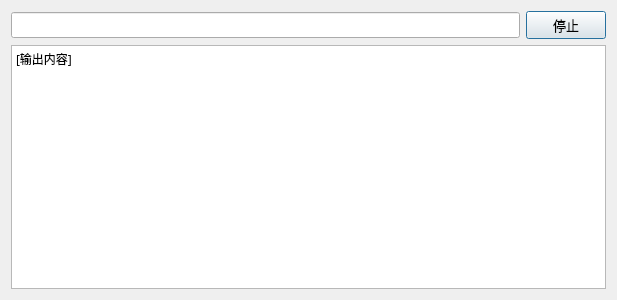
<?xml version="1.0" encoding="UTF-8"?>
<ui version="4.0">
 <class>Dialog_output</class>
 <widget class="QDialog" name="Dialog_output">
  <property name="geometry">
   <rect>
    <x>0</x>
    <y>0</y>
    <width>617</width>
    <height>300</height>
   </rect>
  </property>
  <property name="minimumSize">
   <size>
    <width>617</width>
    <height>300</height>
   </size>
  </property>
  <property name="maximumSize">
   <size>
    <width>617</width>
    <height>300</height>
   </size>
  </property>
  <property name="windowTitle">
   <string>Dialog</string>
  </property>
  <layout class="QHBoxLayout" name="horizontalLayout_2">
   <item>
    <layout class="QVBoxLayout" name="verticalLayout">
     <item>
      <layout class="QHBoxLayout" name="horizontalLayout">
       <item>
        <widget class="QLineEdit" name="lineEdit_cmd">
         <property name="font">
          <font>
           <family>宋体</family>
           <pointsize>10</pointsize>
          </font>
         </property>
         <property name="text">
          <string/>
         </property>
         <property name="dragEnabled">
          <bool>true</bool>
         </property>
         <property name="readOnly">
          <bool>true</bool>
         </property>
        </widget>
       </item>
       <item>
        <widget class="QPushButton" name="pushButton_stop">
         <property name="font">
          <font>
           <family>宋体</family>
           <pointsize>10</pointsize>
          </font>
         </property>
         <property name="text">
          <string>停止</string>
         </property>
        </widget>
       </item>
      </layout>
     </item>
     <item>
      <widget class="QTextEdit" name="textEdit_output">
       <property name="font">
        <font>
         <family>宋体</family>
         <pointsize>10</pointsize>
        </font>
       </property>
       <property name="readOnly">
        <bool>true</bool>
       </property>
       <property name="html">
        <string>&lt;!DOCTYPE HTML PUBLIC &quot;-//W3C//DTD HTML 4.0//EN&quot; &quot;http://www.w3.org/TR/REC-html40/strict.dtd&quot;&gt;
&lt;html&gt;&lt;head&gt;&lt;meta name=&quot;qrichtext&quot; content=&quot;1&quot; /&gt;&lt;meta charset=&quot;utf-8&quot; /&gt;&lt;style type=&quot;text/css&quot;&gt;
p, li { white-space: pre-wrap; }
hr { height: 1px; border-width: 0; }
li.unchecked::marker { content: &quot;\2610&quot;; }
li.checked::marker { content: &quot;\2612&quot;; }
&lt;/style&gt;&lt;/head&gt;&lt;body style=&quot; font-family:'宋体'; font-size:10pt; font-weight:400; font-style:normal;&quot;&gt;
&lt;p style=&quot; margin-top:0px; margin-bottom:0px; margin-left:0px; margin-right:0px; -qt-block-indent:0; text-indent:0px;&quot;&gt;&lt;span style=&quot; font-family:'SimSun'; font-size:9pt;&quot;&gt;[输出内容]&lt;/span&gt;&lt;/p&gt;
&lt;p style=&quot;-qt-paragraph-type:empty; margin-top:0px; margin-bottom:0px; margin-left:0px; margin-right:0px; -qt-block-indent:0; text-indent:0px; font-family:'SimSun'; font-size:9pt;&quot;&gt;&lt;br /&gt;&lt;/p&gt;&lt;/body&gt;&lt;/html&gt;</string>
       </property>
      </widget>
     </item>
    </layout>
   </item>
  </layout>
 </widget>
 <resources/>
 <connections/>
</ui>
